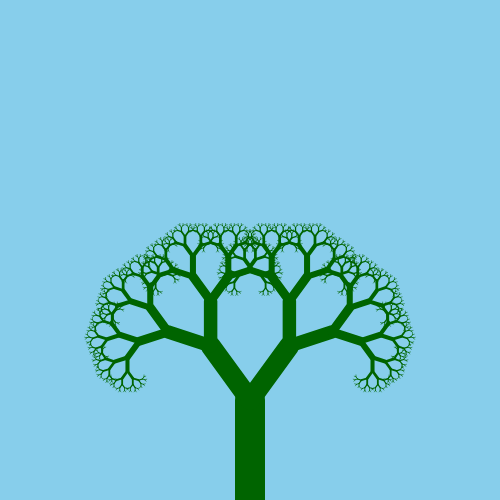
Frame 1 (no input)
Frame 60 (no input): identical to frame 1, image omitted
Frame 120 (the mouse pressed at the canvas centre since frame 60): identical to frame 1, image omitted

The p5.js sketch that drew this single still picture (run headless with seeded random() and noise() and a simulated clock; from frame 60 on, the mouse is pressed at the canvas centre):

// p5.js sketch
// ── sketch.js
const WIDTH = 500
const HEIGHT = 500
const BRANCH_INITIAL_LENGTH = 100
const BRANCH_INITIAL_THICKNESS = 30
const FRAME_RATE = 30
const FRAME_TIME = 1 / FRAME_RATE

let tree;
let frameTime = 0

function setup() {
  createCanvas(WIDTH, HEIGHT);
  tree = branchAt(createVector(WIDTH / 2, HEIGHT))
    .withLength(BRANCH_INITIAL_LENGTH)
    .withDirection(0)
    .withThickness(BRANCH_INITIAL_THICKNESS)
    .build()
}

let printed = false

function draw() {
  background('skyblue')
  stroke('darkgreen')
  
  tree.iterateBranches(branch => {
    const jitter = 0;// map(noise(frameTime), 0, 1, -50, 50)
    strokeWeight(branch.thickness)
    line(branch.begin.x + jitter, branch.begin.y, branch.end.x, branch.end.y)
  })

  frameTime += FRAME_TIME
  printed = true;
}

// ── cloud.js

class Cloud {
    constructor(width, height) {
        this.width = width;
        this.height = height;
        this.radius = map(random(), 0, 1, 50, 120)
        this.y = map(random(), 0, 1, height*0.2, height*0.3);
        this.positionPhase = map(random(), 0, 1, 0, PI);
        this.colourPhase = map(random(), 0, 1, 0, PI);
    }

    animateFrame() {
        this.x = this.width * sin(this.positionPhase)
        this.positionPhase += 0.0005
        this.colourPhase += 0.001;
    }
}
// ── sun.js
class SunAndMoon {
    constructor(width, height) {
        this.width = width;
        this.height = height;
        this.centreX = width/2;
        this.centreY = height;
        this.radius = width / 8;
        this.rotationRadius = width * 0.5;
        this.phase = 0;
        this.frequency = 0.4;
    }

    animateFrame(time) {
        this.phase = this.frequency * time;

        let sunVector = createVector(this.rotationRadius, 0)

        sunVector.rotate(this.phase)

        this.sun = sunVector;
        this.moon = sunVector.copy().rotate(PI);

        if (this.sun.heading() < 0) {
            this.dayTime = true;
        } else {
            this.dayTime = false;
        }
    }
}
// ── tree.js
const LENGTH_REDUCTION = 0.67
const THICKNESS_REDUCTION = 0.67

class BranchBuilder {
    constructor(begin) {
        this.begin = begin;
        this.length = 100;
        this.direction = 0;
        this.thickness = 20;
    }

    withLength(l) {
        this.length = l;
        return this;
    }

    withDirection(l) {
        this.direction = l;
        return this;
    }

    withThickness(l) {
        this.thickness = l;
        return this;
    }

    build() {
        return new Branch(this);
    }
}

function branchAt(begin) {
    return new BranchBuilder(begin)
}

class Branch {
    constructor(builder) {
        const ANGLE_SPREAD = PI / 5

        this.begin = builder.begin
        this.length = builder.length
        this.direction = builder.direction
        this.thickness = builder.thickness
        this.branches = []

        // Calculate end
        let end = createVector(0, this.length)
        end.rotate(this.direction)
        this.end = p5.Vector.sub(this.begin, end)

        if (this.length > 2) {
            let newDirection = this.direction - ANGLE_SPREAD
            for (let x=0; x<2; x++) {
                this.branches.push(branchAt(this.end)
                        .withLength(this.length * LENGTH_REDUCTION)
                        .withDirection(newDirection)
                        .withThickness(this.thickness * THICKNESS_REDUCTION)
                        .build())
                newDirection += 2 * ANGLE_SPREAD
            }
        }
    }

    iterateBranches(branchConsumer) {
        branchConsumer(this)
        this.branches.forEach(branch => { 
            branch.iterateBranches(branchConsumer)
        })
    }
}
